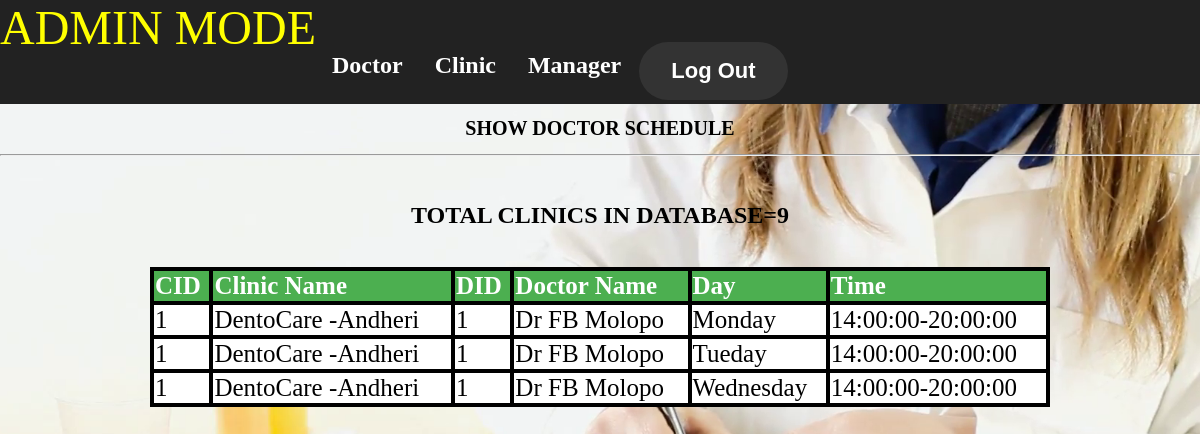
Screenshot of /Sydney/Admin/showdoctorschedule.php with the database file from the repository.
### tables this page shows
CREATE TABLE `doctor_availability` (
  `cid` int(11) NOT NULL,
  `did` int(11) NOT NULL,
  `day` varchar(50) NOT NULL,
  `starttime` time NOT NULL,
  `endtime` time NOT NULL
);

CREATE TABLE `clinic` (
  `cid` int(11) NOT NULL,
  `name` varchar(30) NOT NULL,
  `address` varchar(100) NOT NULL,
  `town` varchar(30) NOT NULL,
  `city` varchar(30) NOT NULL,
  `contact` bigint(20) NOT NULL,
  `mid` varchar(5) DEFAULT NULL
);

CREATE TABLE `doctor` (
  `did` int(11) NOT NULL,
  `name` varchar(30) NOT NULL,
  `gender` varchar(30) NOT NULL,
  `dob` date NOT NULL,
  `experience` int(11) NOT NULL,
  `specialization` varchar(30) NOT NULL,
  `contact` bigint(20) NOT NULL,
  `address` varchar(100) NOT NULL,
  `username` varchar(30) NOT NULL,
  `password` varchar(30) NOT NULL,
  `region` varchar(30) NOT NULL
);

### Sydney/Admin/showdoctorschedule.php (the view, shortened to what this page needs)
<!DOCTYPE html>
<html>
<head>
<link rel="stylesheet" href="adminmain.css">
</head>
<body background= "doctordesk.jpg">
<ul>
<li class="dropdown"><font color="yellow" size="10">ADMIN MODE</font></li>
<br>
<h2>
  <li class="dropdown">
  <a href="javascript:void(0)" class="dropbtn">Doctor</a>
  </li>
  <li class="dropdown">
  <a href="javascript:void(0)" class="dropbtn">Clinic</a>
  </li>
  <li class="dropdown">
  <a href="javascript:void(0)" class="dropbtn">Manager</a>
  </li>
   <li>
	<form method="post" action="mainpage.php">
	<button type="submit" class="cancelbtn" name="logout" style="float:right;font-size:22px"><b>Log Out</b></button>
	</form>
  </li>
</ul>
<center><h1>SHOW DOCTOR SCHEDULE</h1><hr>
<?php
$con = mysqli_connect('localhost','root','','wt_database');
$sql="SELECT * FROM doctor_availability order by DID,CID ASC";
$result = mysqli_query($con,$sql);
echo "<br><h2>TOTAL CLINICS IN DATABASE=<b>".mysqli_num_rows($result)."</b></h2><br>";
echo "<table>
<tr>
<th>CID</th>
<th>Clinic Name</th>
<th>DID</th>
<th>Doctor Name</th>
<th>Day</th>
<th>Time</th>
</tr>";
while($row = mysqli_fetch_array($result))
{
	$sql1="SELECT * from doctor where DID=".$row["did"];
	$result1= mysqli_query($con,$sql1);
	while($row1= mysqli_fetch_array($result1))
	{
	$sql2="SELECT * from clinic where CID=".$row["cid"];
	$result2= mysqli_query($con,$sql2);
	while($row2= mysqli_fetch_array($result2))
	{
    echo "<tr>";
	echo "<td>" . $row['cid'] . "</td>";
    echo "<td>" . $row2['name']."-".$row2['town'] . "</td>";
	echo "<td>" . $row['did'] . "</td>";
    echo "<td>" . $row1['name'] . "</td>";
	echo "<td>" . $row['day'] . "</td>";
    echo "<td>" . $row['starttime']."-".$row['endtime']. "</td>";
    echo "</tr>";
	}
	}
}
echo "</table>";
?>
</body>
</html>

### Sydney/Admin/adminmain.css (style rules this page uses)
body, html { background-color:white; height: 100%; margin: 0; background-position:center; background-repeat: repeat-y; background-size: cover; background-attachment:fixed; font-family:verdana; }
h1 { text-align:center; color:black; font-size:20px; top:30%; }
button { border-radius:32px; background-color: #333; border: none; color: white; padding: 16px 32px; text-align: center; text-decoration: none; display: inline-block; font-size: 16px; margin: 4px 2px; -webkit-transition-duration: 0.4s; transition-duration: 0.4s; cursor: pointer; }
ul { list-style-type: none; margin: 0; padding: 0; overflow: hidden; background-color: #222; }
li { float: left; }
li a, .dropbtn { display: inline-block; color: white; text-align: center; padding: 14px 16px; text-decoration: none; }
li.dropdown { display: inline-block; }

### Sydney/Admin/showdoctorschedule.php (style rules this page uses)
table { width: 75%; border-collapse: collapse; border: 4px solid black; padding: 5px; font-size: 25px; }
th { border: 4px solid black; background-color: #4CAF50; color: white; text-align: left; }
tr,td { border: 4px solid black; background-color: white; color: black; }

### rows the page displays
doctor_availability: cid "1", did "1", day "Monday", starttime "14:00:00", endtime "20:00:00"
doctor: name "Dr FB Molopo"
clinic: name "DentoCare", town "Andheri"
doctor_availability: cid "1", did "1", day "Tueday", starttime "14:00:00", endtime "20:00:00"
doctor_availability: cid "1", did "1", day "Wednesday", starttime "14:00:00", endtime "20:00:00"

### other values shown
mysqli_num_rows($result) "9"
